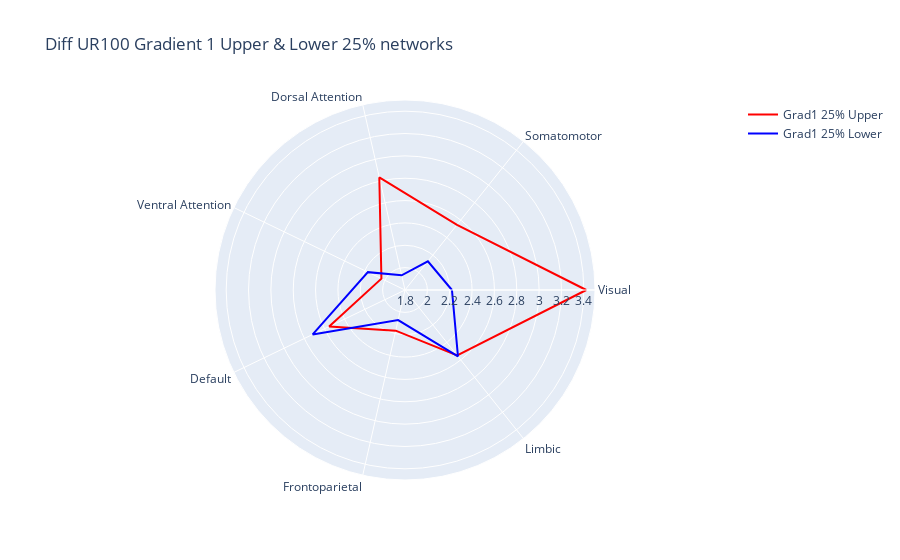

The notebook cell this image was saved under:
### Code cell
fig = go.Figure()

fig.add_trace(go.Scatterpolar(r=grad1_25_network_df['Grad1 25% Upper'].values.tolist() + grad1_25_network_df['Grad1 25% Upper'].values.tolist()[:1], theta=grad1_25_network_df['networks'].tolist() + grad1_25_network_df['networks'].tolist()[:1], mode = 'lines', line_color = 'red', name='Grad1 25% Upper'))
fig.add_trace(go.Scatterpolar(r=grad1_25_network_df['Grad1 25% Lower'].values.tolist() + grad1_25_network_df['Grad1 25% Lower'].values.tolist()[:1], theta=grad1_25_network_df['networks'].tolist() + grad1_25_network_df['networks'].tolist()[:1], mode = 'lines', line_color = 'blue', name='Grad1 25% Lower'))

fig.update_layout(polar=dict(radialaxis=dict(visible=True, range=[1.8, 3.5])),title = 'Diff UR100 Gradient 1 Upper & Lower 25% networks', showlegend=True)

fig.show()
fig.write_image(fig_path+'Diff_UR100_Gradient1_Upper&Lower_25%_networks.png')

### Figure 1 — Plotly figure (JSON) as saved in the notebook; plotly's stock layout.template omitted (floating-point values rounded to 4 significant figures)
{"data": [{"line": {"color": "red"}, "mode": "lines", "name": "Grad1 25% Upper", "r": [3.422, 2.546, 2.833, 2.034, 2.553, 2.173, 2.549, 3.422], "theta": ["Visual", "Somatomotor", "Dorsal Attention", "Ventral Attention", "Default", "Frontoparietal", "Limbic", "Visual"], "type": "scatterpolar"}, {"line": {"color": "blue"}, "mode": "lines", "name": "Grad1 25% Lower", "r": [2.22, 2.129, 1.934, 2.168, 2.717, 2.076, 2.56, 2.22], "theta": ["Visual", "Somatomotor", "Dorsal Attention", "Ventral Attention", "Default", "Frontoparietal", "Limbic", "Visual"], "type": "scatterpolar"}], "layout": {"autosize": true, "polar": {"angularaxis": {"type": "category"}, "radialaxis": {"autorange": false, "range": [1.8, 3.5], "type": "linear", "visible": true}}, "showlegend": true, "title": {"text": "Diff UR100 Gradient 1 Upper & Lower 25% networks"}}}
